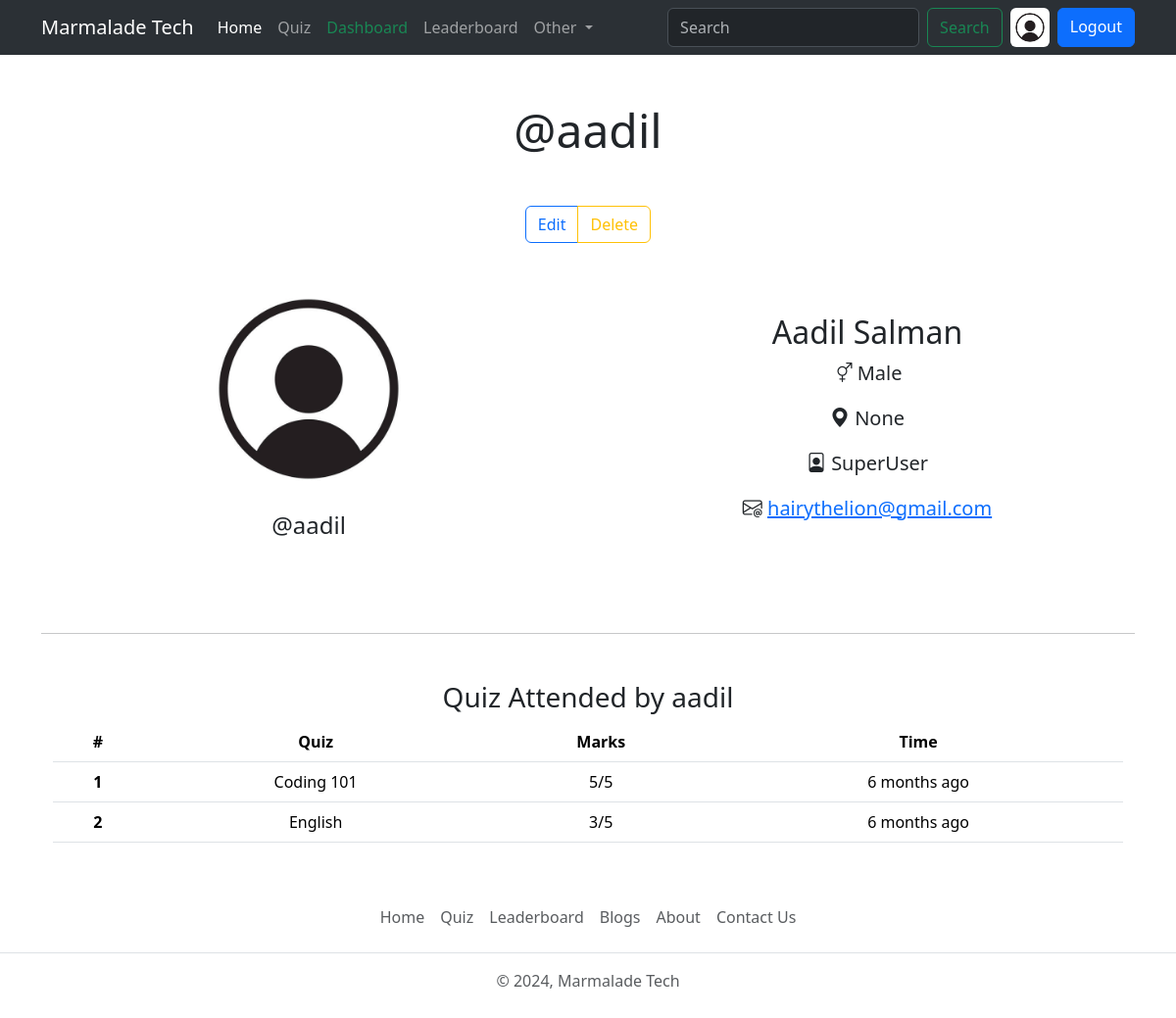
Before: /user/profile/aadil (signed in) with the older database file.
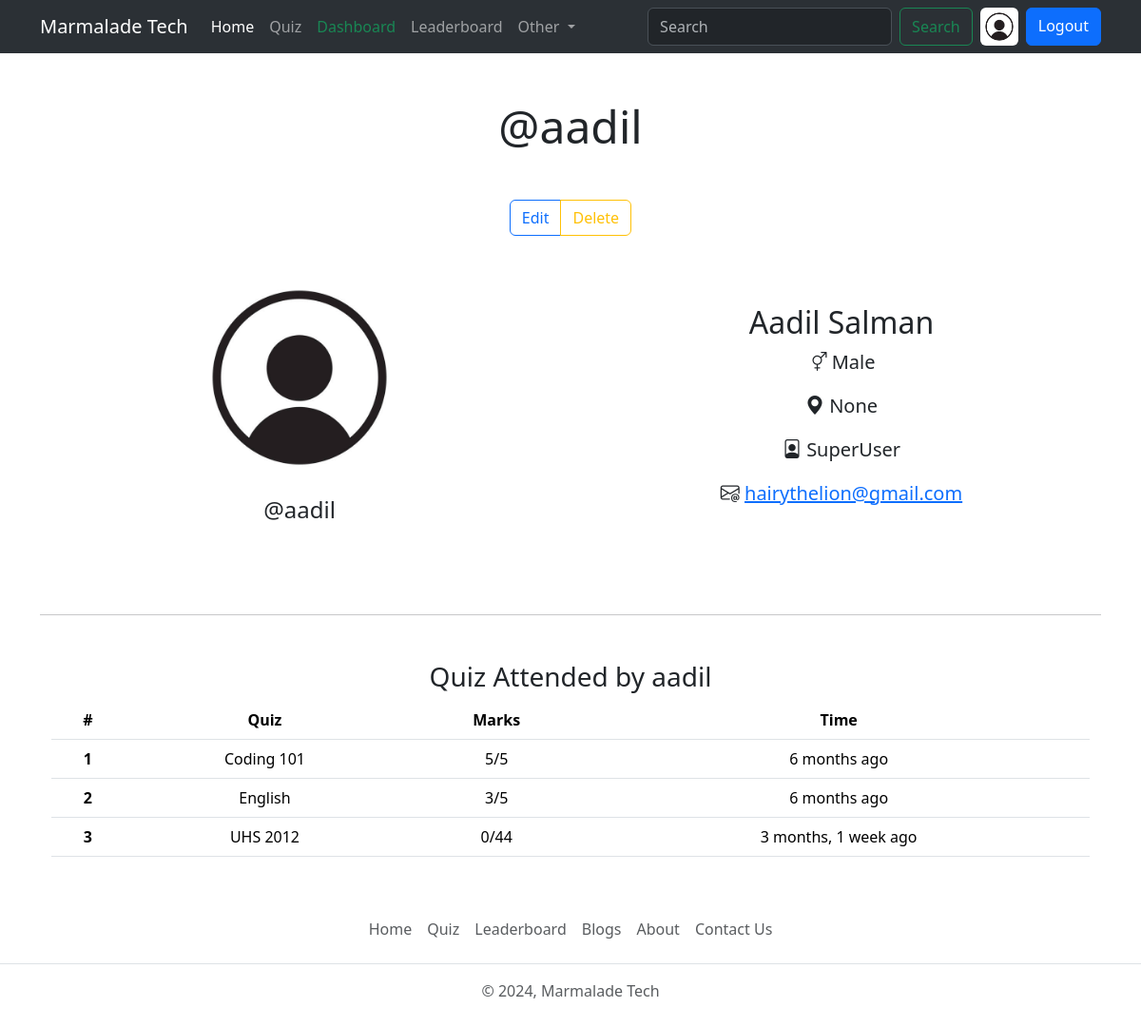
After: the same page with the newer database file.
### quiz/models.py (models this page shows, shortened)
class QuizSubmission(models.Model):
    user=models.ForeignKey(User,on_delete=models.CASCADE)
    quiz=models.ForeignKey(Quiz,on_delete=models.CASCADE)
    score=models.IntegerField()
    submitted_at=models.DateTimeField(auto_now_add=True)

class Quiz(models.Model):
    title=models.CharField(max_length=255)
    description=models.TextField()
    category=models.ForeignKey(Category,on_delete=models.CASCADE)
    quiz_file=models.FileField(upload_to='quiz/')
    created_at=models.DateTimeField(auto_now_add=True)
    updated_at=models.DateTimeField(auto_now=True)
    class Meta:
        verbose_name_plural='Quizzes'

class Question(models.Model):
    quiz=models.ForeignKey(Quiz,on_delete=models.CASCADE)
    text=models.TextField()
    explanation=models.TextField(blank=True,null=True)
    image=models.ImageField(upload_to='questions/',blank=True,null=True)

### account/views.py (the view)
# urls.py: path('profile/<str:username>',views.profile,name='profile'),
@login_required(login_url='login')
def profile(request,username):
    user_object2=get_object_or_404(User,username=username)
    user_profile2=get_object_or_404(Profile,user=user_object2)
    user_object=get_object_or_404(User,username=username)
    user_profile=get_object_or_404(Profile,user=user_object)
    submissions=QuizSubmission.objects.filter(user=user_object2)
    context={"user_profile":user_profile,"user_profile2":user_profile2,"submissions":submissions}
    return render(request,'profile.html',context)

### templates/profile.html (shortened to what this page needs)
{% extends 'index.html' %}
{% block content %}
<h1 class="display-5 text-center my-5">@{{ user_profile2.user.username }}</h1>
<div class="profile-container text-center">
  {% if request.user.username == user_profile2.user.username %}
    <div class="btn-group" role="group" aria-label="Basic mixed styles example">
      <a href="{% url 'edit_profile' %}" type="button" class="btn btn-outline-primary">Edit</a>
      <a href="{% url 'delete_profile' %}" type="button" class="btn btn-outline-warning">Delete</a>
    </div>
  {% endif %}
</div>
<div class="container text-center my-4">
  <div class="row row-cols-sm-1 row-cols-md-2">
    <div class="col-12">
      <img src="{{ user_profile.profile_img.url }}" alt="user-profile" height="250" width="250">
      <h2 class="fs-4">@{{ user_profile2.user.username }}</h2>
    </div>
    <div class="col-12 my-5">
      <h2>{{ user_profile.user.first_name|default:'Full Name not available' }} {{ user_profile.user.last_name }}</h2>
      <p class="fs-5"><i class="bi bi-gender-ambiguous"></i> {{ user_profile2.gender|default:'Gender not available' }}</p>
      <p class="fs-5"><i class="bi bi-geo-alt-fill"></i> {{ user_profile2.location|default:'Location not available' }}</p>
      <p class="fs-5"><i class="bi bi-file-person"></i> {{ user_profile2.bio|default:'Bio not available' }}</p>
      {% if request.user.is_superuser %}
      <p class="fs-5"><i class="bi bi-envelope-at"></i> <a href="mailto:{{user_profile2.user.mail}}"> {{user_profile2.user.email|default:'Email not available'}}</a></p>
      {% endif %}
    </div>
  </div>
  <hr class="my-5">
  <div class="container">
    <div class="row row-cols-sm-1 row-cols-md-1 row-cols-lg-1">
      <div class="col-12">
        <h3>Quiz Attended by {{ user_profile2.user.username }}</h3>
        <table class="table">
          <thead>
            <tr>
              <th scope="col">#</th>
              <th scope="col">Quiz</th>
              <th scope="col">Marks</th>
              <th scope="col">Time</th>
            </tr>
          </thead>
          <tbody>
           {% for submission in submissions %}
                <tr>
                  <th scope="row">{{ forloop.counter }}</th>
                  <td title="{{submission.quiz.title}}">{{ submission.quiz.title|truncatewords:8 }}</td>
                  <td>{{ submission.score }}/{{submission.quiz.question_set.all|length}}</td>
                  <td>{{ submission.submitted_at|timesince}} ago </td>
                </tr>
              {% endfor %}
          </tbody>
        </table>
      </div>
    </div>
  </div>
</div>
{% endblock content %}

Changed rows visible on the page:
added QuizSubmission: quiz "UHS 2012", score "0", quiz.question_set.all|length "44", submitted_at "3 months, 1 week"
